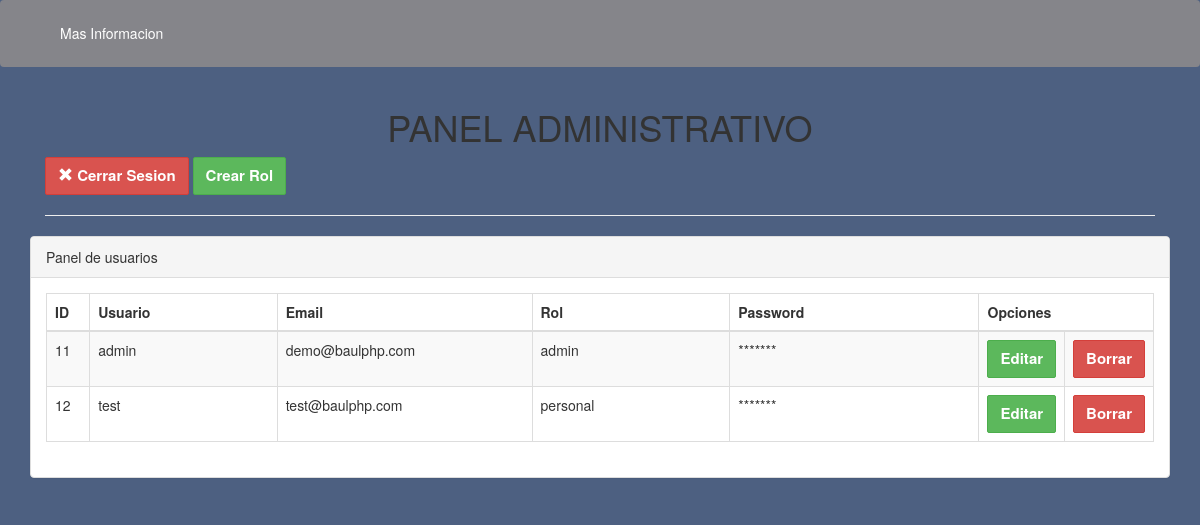
/admin/admin_portada.php (signed in), run on the app's committed database.
### tables this page shows
CREATE TABLE `mainlogin` (
  `id` int(11) NOT NULL,
  `username` varchar(15) NOT NULL,
  `email` varchar(40) NOT NULL,
  `password` varchar(20) NOT NULL,
  `role` varchar(10) NOT NULL
);

### admin/admin_portada.php (the view, shortened to what this page needs)
<!DOCTYPE html>
<html>
<head>
<link rel="stylesheet" href="../bootstrap/css/bootstrap.min.css">
</head>
	<body class="bbody">
<?php include("../header.php");?>
	<div class="wrapper">
	<div class="container">
		<div class="col-lg-12">
			<center>
				<h1>PANEL ADMINISTRATIVO</h1>
				<?php
  $conexion = mysqli_connect("localhost", "root", "", "php_multilogin") or
  die("Problemas con la conexión");
  $registros = mysqli_query($conexion, "select * from mainlogin") or
    die("Problemas en el select:" . mysqli_error($conexion));
    ?>
			</center>
			<a href="../cerrar_sesion.php"><button class="btn btn-danger text-left"><span class="glyphicon glyphicon-remove" aria-hidden="true"></span> Cerrar Sesion</button></a>
			<a href="registro.php"><button class="btn btn-success text-left"><span class="" aria-hidden="true"></span> Crear Rol</button></a>
            <hr>
		</div>
		<br><br><br>
		<div class="row">
                <div class="col-lg-12">
                    <div class="panel panel-default">
                        <div class="panel-heading">
                            Panel de usuarios
                        </div>
                        <div class="panel-body">
                            <div class="table-responsive">
                                <table class="table table-striped table-bordered table-hover">
                                    <thead>
                                        <tr>
                                            <th width="4%">ID</th>
                                            <th width="18%">Usuario</th>
                                            <th width="24%">Email</th>
                                            <th width="19%">Rol</th>
                                            <th width="24%">Password</th>
											<th colspan="2">Opciones</th>
                                        </tr>
                                    </thead>
                                    <tbody>
									<?php
									while ($reg = mysqli_fetch_array($registros))
									{
									?>
                                        <tr>
                                            <td><?php echo $reg["id"]; ?></td>
                                            <td><?php echo $reg["username"]; ?></td>
                                            <td><?php echo $reg["email"]; ?></td>
                                            <td><?php echo $reg["role"]; ?></td>
                                            <td>*******</td>
											<td> <form action="modificacion.php" method="post">
											<button type="submit" class="btn btn-success">Editar</button> </form></td>
											<td><form action="" method="post">
											<button type="submit" class="btn btn-danger" name="accion" value="Borrar">Borrar</button></form></td>
                                        </tr>
									<?php
									}
									?>
                                    </tbody>
                                </table>
                            </div>
                        </div>
                    </div>
                </div>
	</div>
	</div>
	</body>
</html>

### admin/admin_portada.php (style rules this page uses)
.form-control, .btn { min-height: 38px; border-radius: 2px; }
.btn { font-size: 15px; font-weight: bold; }
.bbody { background-image: url("Minimalist.jpg"); }

### data on the page
mainlogin: id "11", username "admin", email "demo@baulphp.com", role "admin"
mainlogin: id "12", username "test", email "test@baulphp.com", role "personal"
